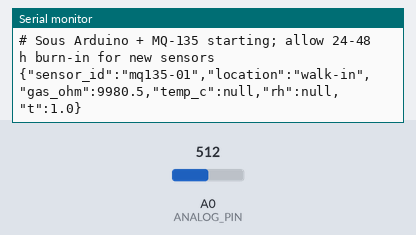
Simulated run of this sketch. Board: Arduino Uno, built with avr-gcc and run on an emulated ATmega328P. On the bench: the last lines printed to the serial monitor. The inputs (shaded band) are chosen by the test bench; at power-on: A0 (ANALOG_PIN) = 512.

Above: at 1.8 s.
1.9 s: A0 (ANALOG_PIN) set to 0
At 2.7 s:
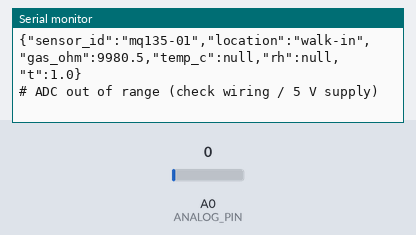
4.5 s: A0 (ANALOG_PIN) set to 122
At 5.8 s:
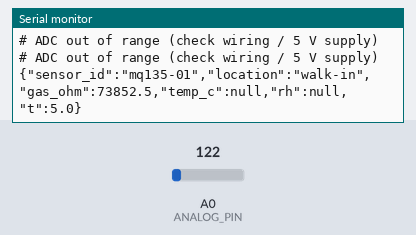
Timing chart, 0 to 7.5 s (numbered marks = the images above; inputs shaded):
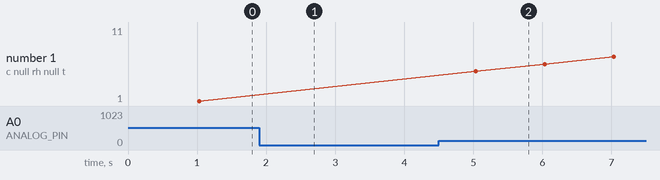

Measured:
- after the input at 1.9 s, the serial monitor: prints a new line after 0.13 s (image 1)
- after the input at 4.5 s, the serial monitor: prints a new line after 0.53 s (image 2)
- plotted number 1: 1 → 11 after the input at 4.5 s

The sketch:

arduino_mq135.ino
```cpp
/*
 * Sous "nose" fallback: Arduino Uno/Nano + MQ-135 analog gas sensor.
 *
 * Physics: like the BME688, the MQ-135 is a heated SnO2 metal-oxide sensor.
 * Reducing gases (ammonia/amines, alcohols, smoke) LOWER its resistance Rs,
 * so lower ohms = more VOCs. It cannot identify which gas.
 *
 * Wiring: VCC -> 5V (the heater needs 5 V; 3.3 V will not heat it properly),
 *         GND -> GND, AOUT -> A0. Most modules already include the RL load
 *         resistor on board; we assume it is 10 kOhm (check/adjust the pot
 *         or part marking on your module and set RL_OHM accordingly).
 *
 * Voltage divider:  Vout = Vcc * RL / (Rs + RL)
 *                   => Rs = RL * (Vcc - Vout) / Vout
 *
 * Burn-in: a new MQ-135 should run powered for 24-48 h before readings are
 * meaningful, and needs a few minutes of warm-up after every power-up.
 *
 * Output (1 line per second, 115200 baud) for tools/serial_bridge.py:
 *   {"sensor_id":"mq135-01","location":"walk-in","gas_ohm":<Rs>,"temp_c":null,"rh":null,"t":<s>}
 * Lines starting with '#' are comments and are ignored by the bridge.
 */

#define SENSOR_ID    "mq135-01"
#define LOCATION     "walk-in"
#define ANALOG_PIN   A0
#define RL_OHM       10000.0f   // load resistor, 10 kOhm
#define VCC          5.0f       // ADC reference = supply (default AVR AREF)
#define ADC_MAX      1023.0f
#define SAMPLES      16         // average to tame ADC noise
#define INTERVAL_MS  1000UL

unsigned long lastMs = 0;

void setup() {
  Serial.begin(115200);
  Serial.println(F("# Sous Arduino + MQ-135 starting; allow 24-48 h burn-in for new sensors"));
}

void loop() {
  unsigned long now = millis();
  if (now - lastMs < INTERVAL_MS) return;
  lastMs = now;

  unsigned long sum = 0;
  for (uint8_t i = 0; i < SAMPLES; i++) {
    sum += analogRead(ANALOG_PIN);
    delay(2);
  }
  float adc = (float)sum / SAMPLES;

  // adc at 0 or full scale means open/shorted sensor: Rs would be infinite/zero.
  if (adc < 1.0f || adc > ADC_MAX - 1.0f) {
    Serial.println(F("# ADC out of range (check wiring / 5 V supply)"));
    return;
  }

  float vout = adc * VCC / ADC_MAX;
  float rs = RL_OHM * (VCC - vout) / vout;

  Serial.print(F("{\"sensor_id\":\"" SENSOR_ID "\",\"location\":\"" LOCATION "\",\"gas_ohm\":"));
  Serial.print(rs, 1);
  Serial.print(F(",\"temp_c\":null,\"rh\":null,\"t\":"));
  Serial.print(now / 1000.0, 1);
  Serial.println('}');
}
```
